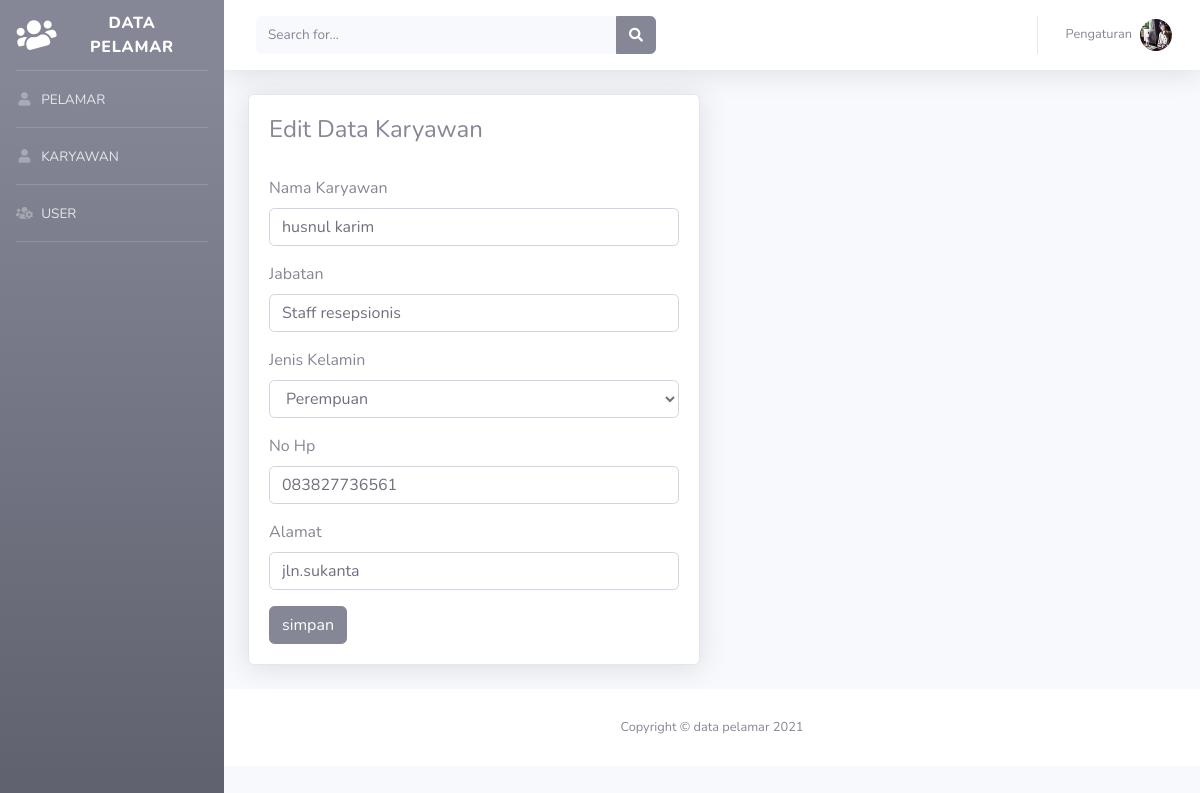
Page /Karyawan/edit_k/10 on the committed database.
### tables this page shows
CREATE TABLE `tbl_karyawan` (
  `nik` int(15) NOT NULL,
  `nama_karyawan` varchar(50) NOT NULL,
  `jabatan` varchar(50) NOT NULL,
  `jk` enum('p','l') NOT NULL,
  `no_hp` varchar(15) NOT NULL,
  `alamat` text NOT NULL
);

### application/controllers/Karyawan.php (called while the page is built, shortened)
<?php
class Karyawan extends CI_Controller {
    function __construct()
    {
        $this->load->model('Karyawan_model', 'km');
    }
    function edit_k($nik)
    {
        $data['edit_k']=$this->km->edit_k($nik);
        $this->load->view('template/header');
        $this->load->view('admin/edit_k',$data);
        $this->load->view('template/footer');
    }
}

### index.php (called while the page is built, shortened)
<?php
require_once BASEPATH.'core/CodeIgniter.php';

### application/models/Karyawan_model.php (called while the page is built, shortened)
<?php
class Karyawan_model extends CI_Model {
    function edit_k($nik)
    {
        return $this->db->get_where('tbl_karyawan', array('nik' => $nik))->result();
    }
}

### application/views/admin/edit_k.php (the view, shortened to what this page needs)
<!DOCTYPE html>
<html lang="en">
<head>
</head>
<body>
<div class="container-fluid">
    <div class="row">
        <div class="col-lg-6">
            <div class="card shadow mb-4">
                <div class="card-body">
                    <div class="table-responsive">
                        <h4>Edit Data Karyawan</h4>
                        <br>
                        <?php
                               foreach($edit_k as $km):
                                $nik = $km->nik;
                                endforeach ;
                        ?>
                        <form action="<?=base_url('Karyawan/simpan_edit_k') ?>" method="post">
                            <div class="form-group">
                                <label for="name">Nama Karyawan</label>
                                <input type="text" class="form-control" id="nama_karyawan" name="nama_karyawan" value="<?=$km->nama_karyawan ?>">
                            </div>
                            <div class="form-group">
                                <label for="name">Jabatan</label>
                                <input type="text" class="form-control" id="jabatan" name="jabatan" value="<?=$km->jabatan ?>">
                            </div>
                            <div class="form-group">
                                <label for="name">Jenis Kelamin</label>
                                <select type="text" class="form-control" id="jk" name="jk" value="<?=$km->jk ?>">
                                    <option value="p">Perempuan</option>
                               </select>
                            </div>
                            <div class="form-group">
                                <label for="name">No Hp</label>
                                <input type="text" class="form-control" id="no_hp" name="no_hp" value="<?=$km->no_hp ?>">
                            </div>
                            <div class="form-group">
                                <label for="name">Alamat</label>
                                <input type="text" class="form-control" id="alamat" name="alamat" value="<?=$km->alamat ?>">
                            </div>
                            <button type="submit" class="btn btn-secondary">simpan</button>
                            </form>
                    </div>
                </div>
            </div>
        </div>
    </div>
</div>
</body>
</html>

### rows in the picture
tbl_karyawan: nama_karyawan "husnul karim", jabatan "Staff resepsionis", jk "Perempuan", no_hp "083827736561", alamat "jln.sukanta"
